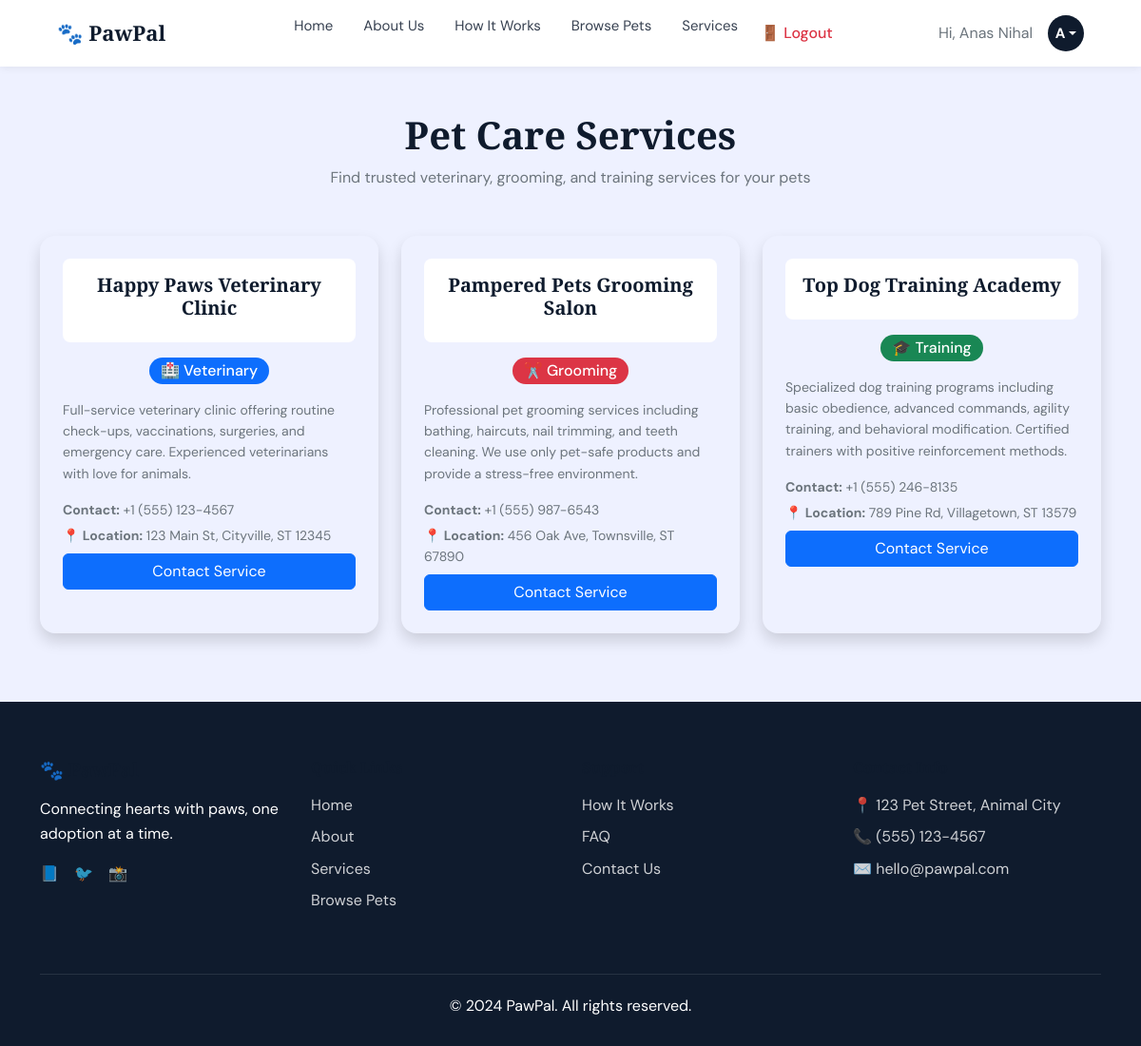
The page /user/services (signed in) on the database its author committed.
### app/models.py (models this page shows, shortened)
class User(UserMixin, db.Model):
    id = db.Column(db.Integer, primary_key=True)
    name = db.Column(db.String(100), nullable=False)
    email = db.Column(db.String(120), unique=True, nullable=False)
    password_hash = db.Column(db.String(200), nullable=False)
    role = db.Column(db.String(20), default='user')
    created_at = db.Column(db.DateTime, default=datetime.utcnow)
    adoption_requests = db.relationship('AdoptionRequest', backref='user', lazy=True)

class PetService(db.Model):
    id = db.Column(db.Integer, primary_key=True)
    name = db.Column(db.String(100), nullable=False)
    service_type = db.Column(db.String(50), nullable=False)
    description = db.Column(db.Text)
    contact = db.Column(db.String(200))
    location = db.Column(db.String(200))

### app/routes/user.py (the view)
@user.route('/services')
@login_required
def services():
    services = PetService.query.all()
    return render_template('user/services.html', services=services)

### app/__init__.py (called while the page is built)
@login_manager.user_loader
def load_user(user_id):
    from app.models import User
    return User.query.get(int(user_id))

### app/templates/user/services.html (shortened to what this page needs)
{% extends "base.html" %}
{% block content %}
<div class="container py-5">
    <div class="text-center mb-5">
        <h1 class="fw-bold">Pet Care Services</h1>
        <p class="text-secondary">Find trusted veterinary, grooming, and training services for your pets</p>
    </div>
    <div class="row">
        {% for service in services %}
        <div class="col-md-4 mb-4">
            <div class="card rounded-4 border-0 shadow h-100" style="background-color: var(--bg-color);">
                <div class="card-body p-4">
                    <div class="bg-white rounded-3 p-3 mb-3">
                        <h5 class="fw-semibold text-center">{{ service.name }}</h5>
                    </div>
                    <div class="mb-3 text-center">
                        {% if service.service_type == 'vet' %}
                        <span class="badge bg-primary fs-6">🏥 Veterinary</span>
                        {% elif service.service_type == 'grooming' %}
                        <span class="badge bg-danger fs-6">✂️ Grooming</span>
                        {% elif service.service_type == 'training' %}
                        <span class="badge bg-success fs-6">🎓 Training</span>
                        {% endif %}
                    </div>
                    {% if service.description %}
                    <p class="text-secondary small mb-3">{{ service.description }}</p>
                    {% endif %}
                    <div class="mb-2">
                        {% if service.contact %}
                        <p class="text-secondary small mb-1">
                            <strong>Contact:</strong> {{ service.contact }}
                        </p>
                        {% endif %}
                        {% if service.location %}
                        <p class="text-secondary small mb-0">
                            <strong>📍 Location:</strong> {{ service.location }}
                        </p>
                        {% endif %}
                    </div>
                    <button class="btn btn-primary w-100">Contact Service</button>
                </div>
            </div>
        </div>
        {% endfor %}
    </div>
</div>
{% endblock %}

### app/templates/base.html (shortened to what this page needs)
<!DOCTYPE html>
<html lang="en">
<head>
    <link href="https://cdn.jsdelivr.net/npm/bootstrap@5.3.0/dist/css/bootstrap.min.css" rel="stylesheet">
</head>
<body>
    <nav class="navbar navbar-expand-lg navbar-custom">
        <div class="container-fluid">
            <a class="navbar-brand" href="{{ url_for('main.index') }}">🐾 PawPal</a>
            <div class="collapse navbar-collapse" id="navbarNav">
                <ul class="navbar-nav mx-auto">
                    <li class="nav-item">
                        <a class="nav-link-custom" href="{{ url_for('main.index') }}">Home</a>
                    </li>
                    <li class="nav-item">
                        <a class="nav-link-custom" href="{{ url_for('main.about') }}">About Us</a>
                    </li>
                    <li class="nav-item">
                        <a class="nav-link-custom" href="{{ url_for('main.how_it_works') }}">How It Works</a>
                    </li>
                    <li class="nav-item">
                        <a class="nav-link-custom" href="{{ url_for('user.dashboard') }}">Browse Pets</a>
                    </li>
                    <li class="nav-item">
                        <a class="nav-link-custom" href="{{ url_for('user.services') }}">Services</a>
                    </li>
                    {% if current_user.is_authenticated %}
                    <li class="nav-item">
                        <a class="nav-link text-danger" href="{{ url_for('auth.logout') }}">🚪 Logout</a>
                    </li>
                    {% endif %}
                </ul>
                <div class="d-flex align-items-center">
                    {% if current_user.is_authenticated %}
                        <span class="text-secondary me-3">Hi, {{ current_user.name }}</span>
                        <div class="dropdown">
                            <div class="user-avatar-circle dropdown-toggle"
                                 data-bs-toggle="dropdown"
                                 aria-expanded="false"
                                 style="width:38px;height:38px;background:#0F1B2D;color:white;
                                        border-radius:50%;display:flex;align-items:center;
                                        justify-content:center;font-weight:700;cursor:pointer;
                                        font-size:15px;">
                              {{ current_user.name[0].upper() }}
                            </div>
                        </div>
                    {% else %}
                        <a href="{{ url_for('auth.login') }}" class="btn-outline-custom me-2">Login</a>
                        <a href="{{ url_for('auth.register') }}" class="btn-primary-custom">Register</a>
                    {% endif %}
                </div>
            </div>
        </div>
    </nav>
    {% block content %}{% endblock %}
    <footer class="footer-custom">
        <div class="container">
            <div class="row">
                <div class="col-md-3 mb-4">
                    <h5 class="mb-3">🐾 PawPal</h5>
                    <p class="mb-3">Connecting hearts with paws, one adoption at a time.</p>
                    <div class="d-flex gap-3">
                        <a href="#" class="footer-link">📘</a>
                        <a href="#" class="footer-link">🐦</a>
                        <a href="#" class="footer-link">📸</a>
                    </div>
                </div>
                <div class="col-md-3 mb-4">
                    <h6 class="mb-3">Quick Links</h6>
                    <div class="d-flex flex-column gap-2">
                        <a href="{{ url_for('main.index') }}" class="footer-link">Home</a>
                        <a href="{{ url_for('main.about') }}" class="footer-link">About</a>
                        <a href="{{ url_for('user.services') }}" class="footer-link">Services</a>
                        <a href="{{ url_for('user.dashboard') }}" class="footer-link">Browse Pets</a>
                    </div>
                </div>
                <div class="col-md-3 mb-4">
                    <h6 class="mb-3">Support</h6>
                    <div class="d-flex flex-column gap-2">
                        <a href="{{ url_for('main.how_it_works') }}" class="footer-link">How It Works</a>
                        <a href="#" class="footer-link">FAQ</a>
                        <a href="#" class="footer-link">Contact Us</a>
                    </div>
                </div>
                <div class="col-md-3 mb-4">
                    <h6 class="mb-3">Contact Info</h6>
                    <div class="d-flex flex-column gap-2">
                        <div class="footer-link">📍 123 Pet Street, Animal City</div>
                        <div class="footer-link">📞 (555) 123-4567</div>
                        <div class="footer-link">✉️ hello@pawpal.com</div>
                    </div>
                </div>
            </div>
            <div class="footer-bottom">
                <p class="mb-0">© 2024 PawPal. All rights reserved.</p>
            </div>
        </div>
    </footer>
</body>
</html>

### app/templates/base.html (style rules this page uses)
html { scroll-behavior: smooth; }
.navbar-nav .nav-link { position: relative; color: #374151; font-weight: 500; transition: color 0.2s; }
.navbar-nav .nav-link::after { content: ''; position: absolute; bottom: -2px; left: 0; width: 0; height: 2px; background: #F5C518; transition: width 0.3s ease; }
:root { --primary: #F5C518; --primary-dark: #D4A800; --navy: #0F1B2D; --navy-light: #1E2F45; --lavender-bg: #EEF1FF; --white: #FFFFFF; --gray-50: #F9FAFB; --gray-100: #F3F4F6; --gray-200: #E5E7EB; --gray-500: #6B7280; --gray-700: #374151; --success: #10B981; --danger: #EF4444; --warning: #F59E0B; --radius-sm: 10px; --radius-md: 16px; --radius-lg: 24px; --radius-full: 999px; --shadow-sm: 0 2px 8px rgba(0,0,0,0.06); --shadow-md: 0 4px 20px rgba(0,0,0,0.10); --shadow-lg: 0 8px 40px rgba(0,0,0,0.15); }
body { font-family: 'DM Sans', sans-serif; background-color: var(--lavender-bg); color: var(--navy); font-size: 16px; line-height: 1.6; margin: 0; padding: 0; }
h1, h2, h3, h4, h5, h6 { font-family: 'Playfair Display', serif; font-weight: 700; color: var(--navy); }
.navbar-custom { background: var(--white); box-shadow: var(--shadow-sm); height: 70px; padding: 0 48px; position: sticky; top: 0; z-index: 1000; }
.navbar-brand { font-family: 'Playfair Display', serif; font-size: 22px; font-weight: 700; color: var(--navy) !important; }
.nav-link-custom { font-family: 'DM Sans', sans-serif; font-size: 15px; color: var(--gray-700) !important; text-decoration: none; padding: 0 16px; transition: color 0.2s ease; }
.badge { padding: 6px 12px; border-radius: 20px; font-weight: 500; font-size: 12px; }
.footer-custom { background: var(--navy); color: white; padding: 60px 0 30px; }
.footer-link { color: rgba(255,255,255,0.8); text-decoration: none; transition: color 0.2s ease; }
.footer-bottom { border-top: 1px solid rgba(255,255,255,0.1); margin-top: 40px; padding-top: 20px; text-align: center; }

### rows shown on the page
User: name "Anas Nihal", name "A"
PetService: name "Happy Paws Veterinary Clinic", service_type "🏥 Veterinary", description "Full-service veterinary clinic offering routine check-ups, vaccinations, surgeries, and emergency care. Experienced veterinarians with love for animals.", contact "+1 (555) 123-4567", location "123 Main St, Cityville, ST 12345"
PetService: name "Pampered Pets Grooming Salon", service_type "✂️ Grooming", description "Professional pet grooming services including bathing, haircuts, nail trimming, and teeth cleaning. We use only pet-safe products and provide a stress-free environment.", contact "+1 (555) 987-6543", location "456 Oak Ave, Townsville, ST 67890"
PetService: name "Top Dog Training Academy", service_type "🎓 Training", description "Specialized dog training programs including basic obedience, advanced commands, agility training, and behavioral modification. Certified trainers with positive reinforcement methods.", contact "+1 (555) 246-8135", location "789 Pine Rd, Villagetown, ST 13579"
